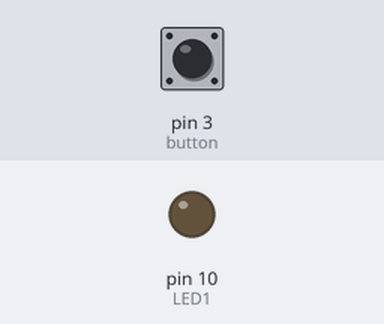
Bench run of a sketch on a simulated Arduino Uno, built with avr-gcc and run on an emulated ATmega328P. Parts: output pins drawn as LEDs (lit = HIGH). Dashed ring = blinking. Inputs (shaded band) come from the test bench; at power-on: pin 3 (button) HIGH. What the sketch prints to the serial monitor is not drawn.

Above: at 1.2 s.
1.3 s: pin 3 (button) pulled LOW for 0.15 s
At 1.37 s:
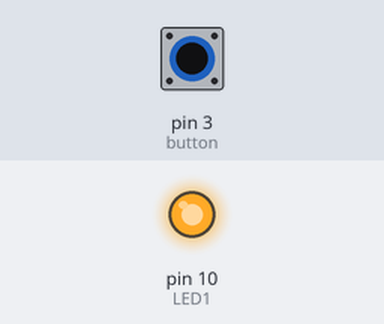
2.9 s: pin 3 (button) pulled LOW for 1 s
At 5.1 s:
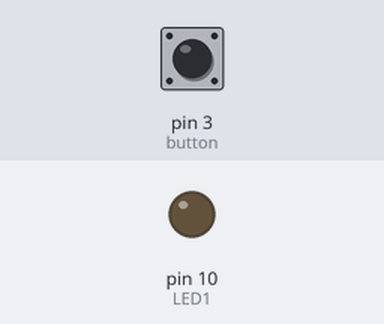
5.4 s: pin 3 (button) pulsed LOW 2 times (0.12 s each, 0.3 s apart)
At 5.46 s:
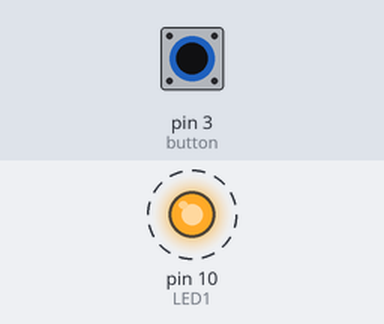
7.5 s: pin 3 (button) driven LOW
At 8.8 s:
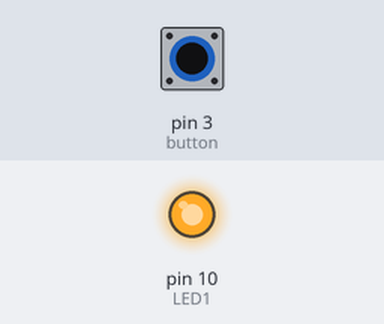
10.2 s: pin 3 (button) driven HIGH
At 11.3 s:
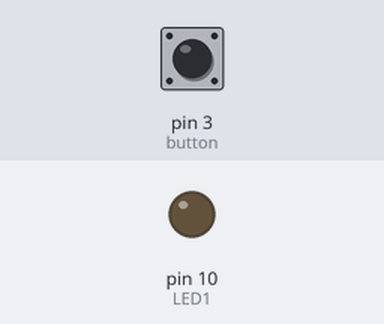
Timing chart, 0 to 12.7 s (numbered marks = the images above; inputs shaded):
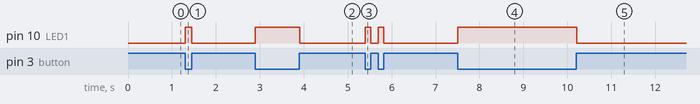

The sketch:

LedAndButton.ino
```cpp
int button = 3;

int LED1 = 10; // use the pin number that your led is pluged into

// the setup function is ran once when the arduino starts (gets power)
void setup()
{
  Serial.begin(9600);
  pinMode(button, INPUT_PULLUP); // set the button as input
  pinMode(LED1, OUTPUT); // and set the LED as output

}

// the loop function is ran over and over again untill the arduino is turn off
void loop()
{
  int Button1Pressed = digitalRead(button);

  if(Button1Pressed == 0)
  {
    Serial.print("button pressed");
    digitalWrite(LED1, HIGH);
  }
  else
  {
    digitalWrite(LED1, LOW);
  }

}
```

Measured:
- after the input at 1.3 s, pin 10 (LED1): LOW → HIGH at once, → LOW 0.15 s later
- after the input at 2.9 s, pin 10 (LED1): LOW → HIGH at once, → LOW 1.0 s later
- after the input at 5.4 s, pin 10 (LED1): alternates HIGH for 0.12 s and LOW for 0.18 s, 4 changes in all, then stays LOW, starting at once
- after the input at 7.5 s, pin 10 (LED1): LOW → HIGH at once
- after the input at 10.2 s, pin 10 (LED1): HIGH → LOW at once
